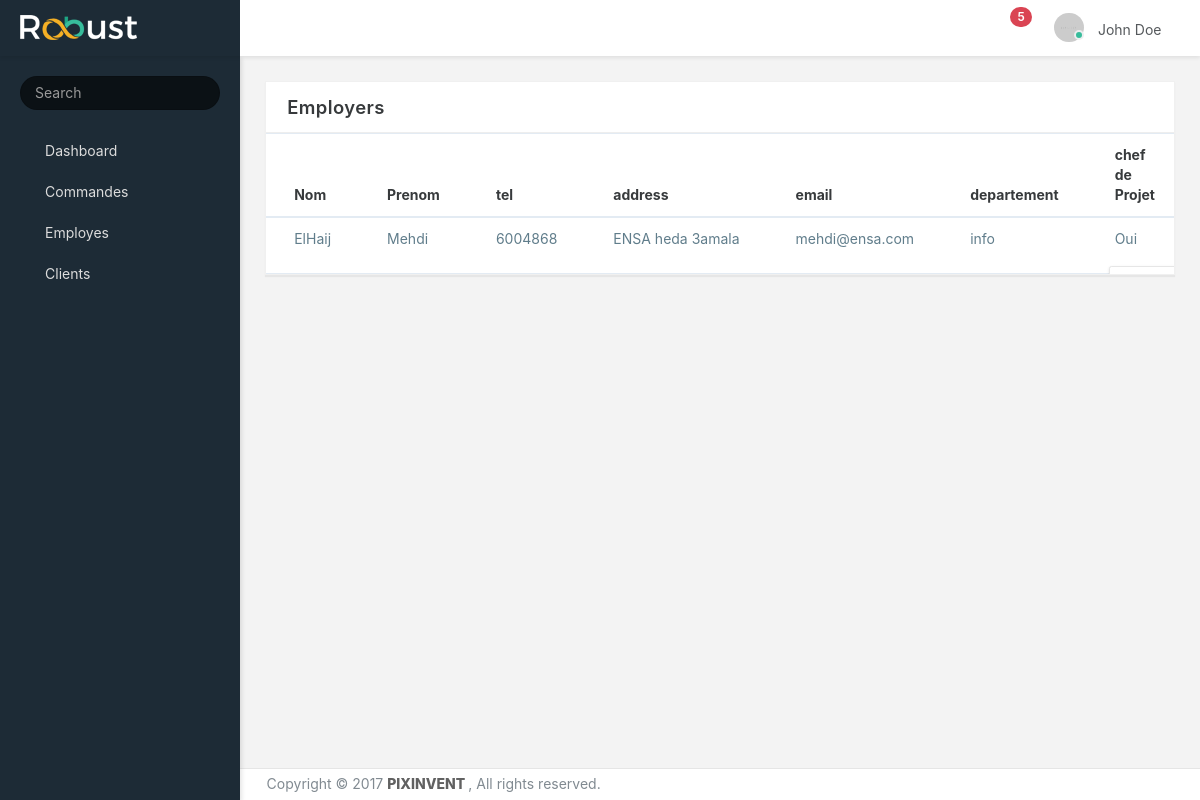
The app's page /employe/index.php with its own data.
### tables this page shows
CREATE TABLE employers(
   id         int           NOT NULL     AUTO_INCREMENT,
   nom      VARCHAR (20)    NOT NULL,
   prenom   VARCHAR (20)    NOT NULL,
   tel      INT             NOT NULL,
   address  VARCHAR (40)    NOT NULL,
   email    VARCHAR (100)   NOT NULL CHECK (email LIKE '%_@__%.__%'),
   departement  VARCHAR (100)             NOT NULL,
   est_chefdep BOOLEAN         NOT NULL default 0,
   password VARCHAR (30)    NOT NULL,
   PRIMARY KEY (id)
);

### include/Basedonner.php (called while the page is built, shortened)
<?php
class BaseDonner
{
    function __construct($table, $columns)
    {
        $this->columns = $columns;
        $prop = array();
        foreach ($this->columns as $col) {
            $prop[$col] = '';
        }
        try{
            $this->db = new PDO('mysql:host=' . db_host . ';dbname=' . db_name, db_user, db_pass);
        }
        catch(PDOException $ex){
            die('impossible de se connecter a la base de donner');
        }
    }
    public function remplire_PDO($line)
    {
        $this->id =  $line['id'];
    }
    public static function tous($col = null, $val = null)
    {
        try{
            $db = new PDO('mysql:host=' . db_host . ';dbname=' . db_name, db_user, db_pass);
        }
        catch(PDOException $ex){
            die('impossible de se connecter a la base de donner');
        }
        if($col == null || $val == null)
            $stmt = $db->prepare("SELECT * FROM " . static::table);
        else{
            $stmt = $db->prepare("SELECT * FROM " . static::table . " WHERE $col = :val");
            $stmt->bindParam(':val', $val);
        }
        $stmt->execute();
        $resultat = $stmt->fetchAll();
        $resultat_obj = array();
        foreach ($resultat as $line) {
            $p = new static();
            $p->remplire_PDO($line);
            $resultat_obj[] = $p;
        }
        return $resultat_obj;
    }
}

### include/outils.php (called while the page is built, shortened)
<?php
require_once('basedonner.php');
function lien($lien)
{
    return site . $lien;
}

### employe/index.php (the view, shortened to what this page needs)
<?php
require __DIR__. '/../include/outils.php';
$employers = Employers::tous();
?>
<div data-scroll-to-active="true" class="main-menu menu-fixed menu-dark menu-accordion menu-shadow">
</div>
<nav class="header-navbar navbar navbar-with-menu navbar-fixed-top navbar-semi-dark navbar-shadow">
</nav>
<div class="app-content content container-fluid" style="
    margin-bottom: 300px;" >
    <div class="content-wrapper">
        <div class="row">
            <div class="col-md-12">
                <div class="card">
                    <div class="card-header">
                        <h4 class="card-title">Employers</h4>
                        <div class="heading-elements">
                            <ul class="list-inline mb-0">
                                <li><a data-action="reload"><i class="icon-reload"></i></a></li>
                                <li><a data-action="expand"><i class="icon-expand2"></i></a></li>
                            </ul>
                        </div>
                    </div>
                    <div class="card-body">
                        <div class="table-responsive">
                            <table class="table table-hover mb-0">
                                <thead>
                                    <tr>
                                        <th>Nom</th>
                                        <th>Prenom</th>
                                        <th>tel</th>
                                        <th>address</th>
                                        <th>email</th>
                                        <th>departement</th>
                                        <th>chef de Projet</th>
                                    </tr>
                                </thead>
                                <tbody>
                                    <?php
                                    foreach($employers as $e): ?>
                                        <tr>
                                            <td class="text-truncate"><a class="blue-grey" href="<?= lien('/employe/info.php?id=' . $e->id) ?>"><?= $e->nom ?></a></td>
                                            <td class="text-truncate"><a class="blue-grey" href="<?= lien('/employe/info.php?id=' . $e->id) ?>"><?= $e->prenom ?></a></td>
                                            <td class="text-truncate"><a class="blue-grey" href="<?= lien('/employe/info.php?id=' . $e->id) ?>"><?= $e->tel ?></a></td>
                                            <td class="text-truncate"><a class="blue-grey" href="<?= lien('/employe/info.php?id=' . $e->id) ?>"><?= $e->address ?></a></td>
                                            <td class="text-truncate"><a class="blue-grey" href="<?= lien('/employe/info.php?id=' . $e->id) ?>"><?= $e->email ?></a></td>
                                            <td class="text-truncate"><a class="blue-grey" href="<?= lien('/employe/info.php?id=' . $e->id) ?>"><?= $e->departement ?></a></td>
                                            <td class="text-truncate"><a class="blue-grey" href="<?= lien('/employe/info.php?id=' . $e->id) ?>"><?= $e->est_chefdep ? "Oui" : "Non" ?></a></td>
                                            <td>
                                            <span class="dropdown open">
				                        <span aria-labelledby="btnSearchDrop2" class="dropdown-menu mt-1 dropdown-menu-right">
				                            <a href="#" class="dropdown-item"><i class="icon-eye6"></i> Open Task</a>
				                        </span>
				                    </span>
                                            </td>
                                        </tr>
                                    <?php endforeach ?>
                                </tbody>
                            </table>
                        </div>
                    </div>
                </div>
            </div>
        </div>
    </div>
</div>

### public/css/app.css (style rules this page uses)
@media (max-width: 1366px) { html { font-size: 14px; } }
html { height: 100%; }
html body { height: 100%; background-color: #F3F3F3; direction: ltr; }
html body.fixed-navbar { padding-top: 4rem; }
html body .content { padding: 0; transition: 300ms ease all; backface-visibility: hidden; }
html body .content .content-wrapper { padding: 1.8rem; }
.main-menu { z-index: 1000; position: absolute; display: table-cell; }
.main-menu.menu-dark { color: #dcdcdc; background: #1D2B36; }
.main-menu.menu-fixed { position: fixed; height: 100%; top: 4rem; height: calc(100% - 4rem); }
.main-menu.menu-shadow { box-shadow: 2px 2px 4px rgba(0, 0, 0, 0.1); }
@media screen and (min-width: 0px) { body:after { content: "xs - min-width: 0px"; } }
@media screen and (min-width: 544px) { body:after { content: "sm - min-width: 544px"; } }
@media screen and (min-width: 768px) { body:after { content: "md - min-width: 768px"; } }
@media screen and (min-width: 992px) { body:after { content: "lg - min-width: 992px"; } }
@media screen and (min-width: 1200px) { body:after { content: "xl - min-width: 1200px"; } }
body:after { display: none; }

### public/css/core/menu/menu-types/vertical-menu.css (style rules this page uses)
body.vertical-layout.vertical-menu.menu-expanded .main-menu { width: 240px; transition: 300ms ease all; backface-visibility: hidden; }
body.vertical-layout.vertical-menu.menu-expanded .content, body.vertical-layout.vertical-menu.menu-expanded .footer { margin-left: 240px; }
@media (min-width: 992px) { body.vertical-layout.vertical-menu .main-menu { width: 240px; } }
@media (min-width: 992px) { body.vertical-layout.vertical-menu .content, body.vertical-layout.vertical-menu .footer { margin-left: 240px; } }

### records on screen
employers: nom "ElHaij", prenom "Mehdi", tel "6004868", address "ENSA heda 3amala", email "mehdi@ensa.com", departement "info", est_chefdep "Oui"
